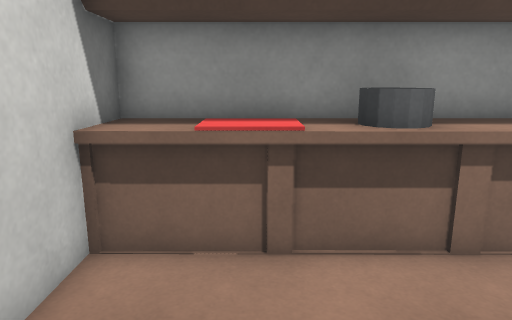
[1] (above)

12 first-person views from a walk through a Unity game level. The camera is 1.5 m above the floor, tilts 12° down and sees 70° across. The floor is counted in squares, 0.5 m on a side. Each view is taken from the middle of a square. On the plan, view 1 faces up. The plan holds only what a view shows up to about 20 squares ahead; the rest is blank. The player is left out. Surface patterns are stand-ins for the level's own textures.

[2]
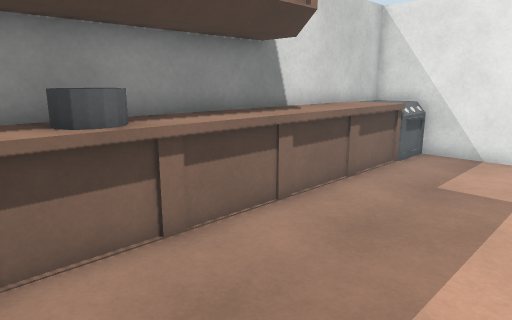

[3]
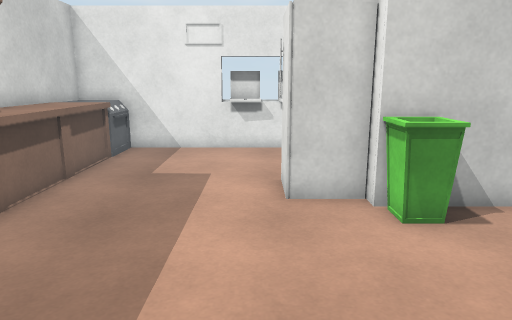

[4]
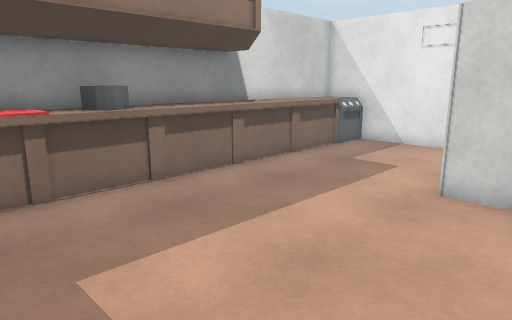

[5]
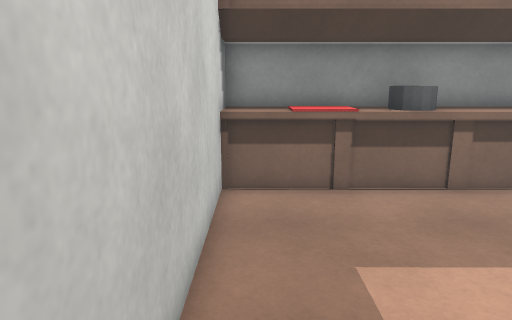

[6]
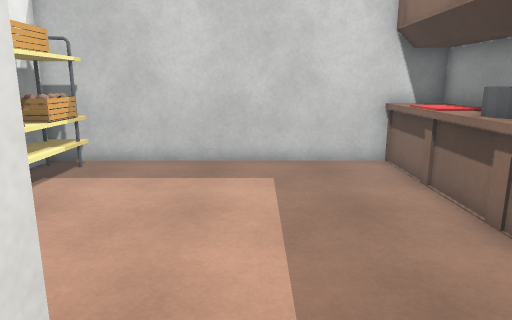

[7]
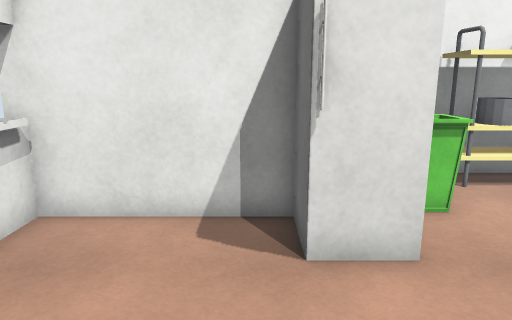

[8]
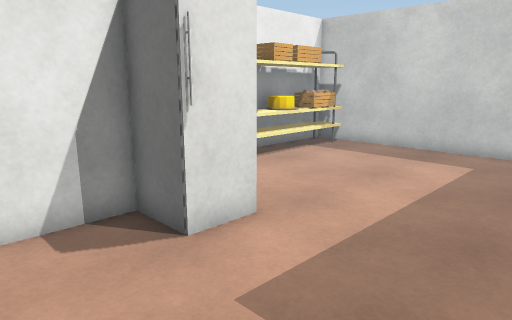

[9]
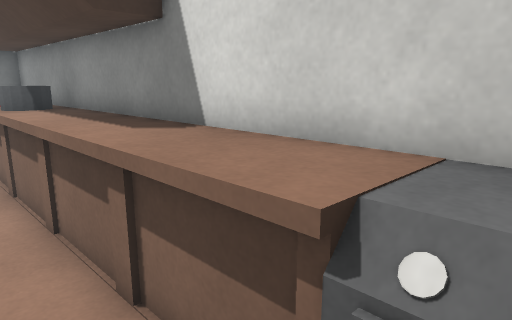

[10]
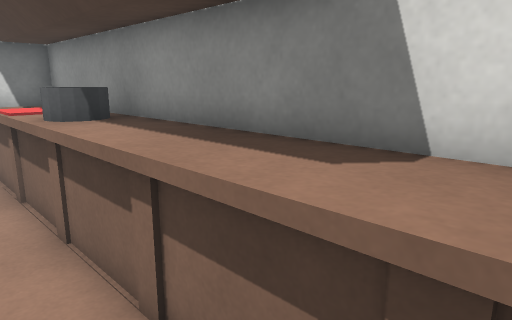

[11]
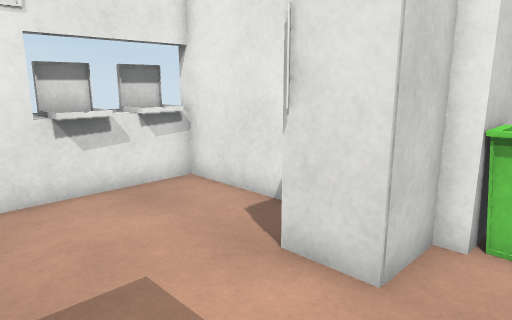

[12]
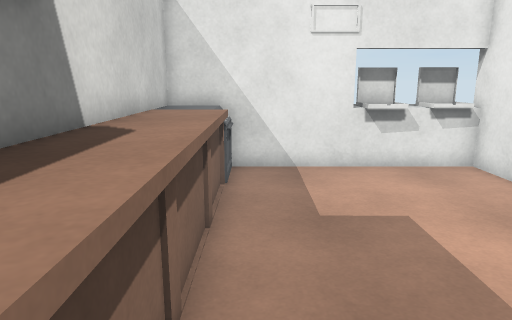

### Floor plan
Key: @ floor where view 1 was taken; # wall or solid block; . floor; ^ raised ledge; E oven; O other object.
Columns run from 3 left of view 1 to 18 right of it. Each row starts with its distance up from view 1.
  8 ##################E#
  7 ############^^^^^EE#
  6 #^^^^##^^^^^^^^^^EE#
  5 #..................#
  4 #..................#
  3 #..................#
  2 #..................#
  1 #..................OO
  0 #..@...............OO
 -1 #..........OOO.....#O^
 -2 #..........O O.....OO
 -3 #........OO##########
 -4 #........OO#
 -5 #########  #

Positions as (right, up) in squares from view 1, and headings:
1: (0, 0), facing up
2: (0, 0), facing up-right
3: (-1, 0), facing right
4: (-2, -4), facing up-right
5: (-2, -4), facing up
6: (11, 1), facing left
7: (11, 5), facing down
8: (14, 5), facing down-left
9: (15, 4), facing up-left
10: (11, 4), facing up-left
11: (6, 4), facing down-right
12: (3, 5), facing right
